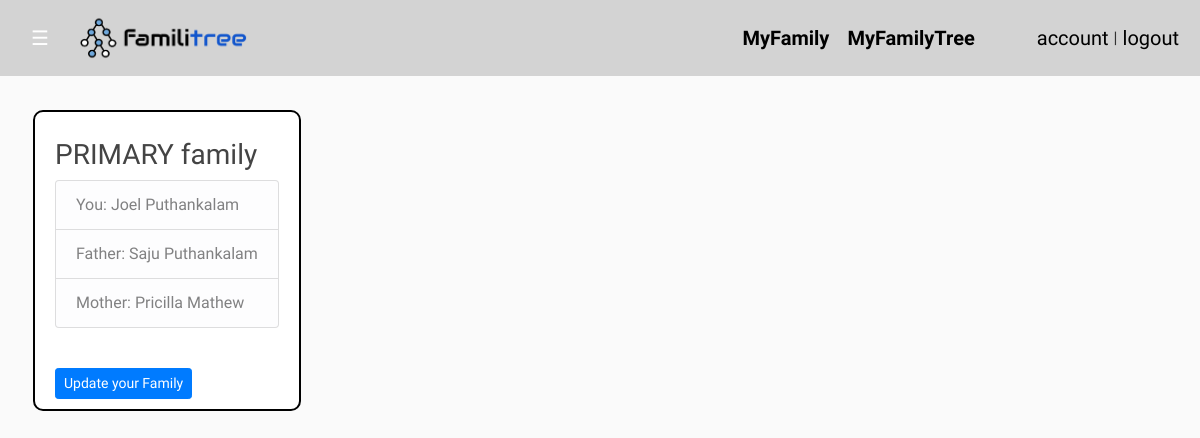
The page /myFamily (signed in) on the database its author committed.
### familitree/models.py (models this page shows, shortened)
class User(db.Model, UserMixin):
    id = db.Column(db.Integer,primary_key=True)
    username = db.Column(db.String(20),unique=True, nullable=False)
    email = db.Column(db.String(120),unique=True, nullable=False)
    image_file = db.Column(db.String(20),nullable=False, default='default.jpg')
    password = db.Column(db.String(60),nullable=False,default='null')
    name_first = db.Column(db.String(60),nullable=True)
    name_last = db.Column(db.String(60),nullable=True)
    posts = db.relationship('Post', backref='author', lazy=True)
    father = db.relationship('Father',backref='kid',lazy=True)
    mother = db.relationship('Mother',backref='kid',lazy=True)
    kid = db.relationship('Kid',backref='parent',lazy=True)
    people = db.relationship('People',backref='people',lazy=True)

class Father(db.Model,UserMixin):
    id = db.Column(db.Integer,primary_key=True)
    name_first = db.Column(db.String(60), nullable=False)
    name_last = db.Column(db.String(60), nullable=False)
    user_id = db.Column(db.Integer, db.ForeignKey('user.id'),nullable=False)
    father_user_id = db.Column(db.Integer,nullable=True)

class Mother(db.Model,UserMixin):
    id = db.Column(db.Integer,primary_key=True)
    name_first = db.Column(db.String(60), nullable=False)
    name_last = db.Column(db.String(60), nullable=False)
    user_id = db.Column(db.Integer, db.ForeignKey('user.id'),nullable=False)
    mother_user_id = db.Column(db.Integer,nullable=True)

### familitree/route.py (the view)
@app.route("/myFamily", methods=['GET','POST'])
@login_required
def family():
    if current_user.father and current_user.mother and current_user.name_first and current_user.name_last:
        father = Father.query.filter(current_user.id==Father.user_id).first()
        mother = Mother.query.filter(current_user.id==Mother.user_id).first()
        if current_user.kid:
            kid = Kid.query.filter(current_user.id==Kid.user_id).all()
        else:
            kid = None
        legend="Update Info"
    else:
        legend="Get started"
        father=None
        mother=None
        kid=None
    return render_template('myFamilyUpdate.html',title='myFam',legend=legend, father=father, mother=mother,kid =kid)

### familitree/models.py (called while the page is built)
@login_manager.user_loader
def load_user(user_id):
    return User.query.get(int(user_id))

### familitree/templates/myFamilyUpdate.html (shortened to what this page needs)
{%extends "layout.html" %}
{%block bodyContent%}
	<div>
		{%if legend == "Get started"%}
			<h1> Get started </h1>
			<a href="{{url_for('familyYourName')}}">Click here to get started</a>
		{%else%}
			<div class="content-section ml-5">
					<p><h3>PRIMARY family</h3>
					  <ul class="list-group">
						<li class="list-group-item list-group-item-light">You: {{current_user.name_first}}  {{current_user.name_last}}</li>
						{%if father.father_user_id%}
						<li class="list-group-item list-group-item-light"><a href="#"> Father: {{father.name_first}} {{father.name_last}}</a></li>
						{%else%}
						<li class="list-group-item list-group-item-light"> Father: {{father.name_first}} {{father.name_last}}</li>
						{%endif%}
						{%if mother.mother_user_id%}
						<li class="list-group-item list-group-item-light"><a href="#">Mother: {{mother.name_first}} {{mother.name_last}}</a></li>
						{%else%}
						<li class="list-group-item list-group-item-light">Mother: {{mother.name_first}} {{mother.name_last}}</li>
						{%endif%}
					 </ul>
				</p>
				<br>
				<a class= "btn btn-primary btn-sm " href="{{url_for('familyYourName')}}">Update your Family</a>
			</div>
		{%endif%}
	</div>
{%endblock bodyContent%}

### familitree/static/webDesign.css (style rules this page uses)
body { background: #fafafa; color: #333333; margin-top: 5rem; font-family: 'Cuprum'; }
h1,h2, h3 { color: #444444; font-family: 'Poller One'; }
.content-section { background: #ffffff; padding: 10px 20px; border: 2px solid #000; border-radius: 10px; margin-top: 30px; }

### rows shown on the page
User: name_first "Joel", name_last "Puthankalam"
Father: name_first "Saju", name_last "Puthankalam"
Mother: name_first "Pricilla", name_last "Mathew"
